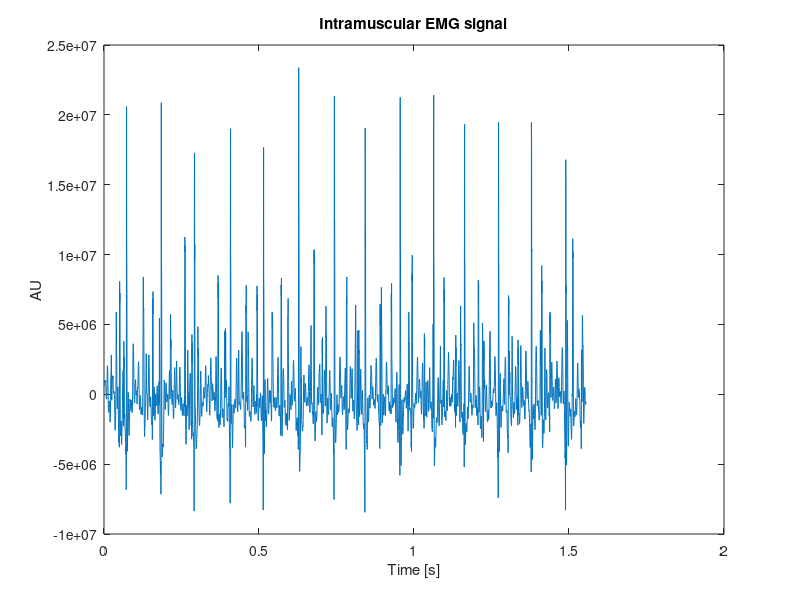
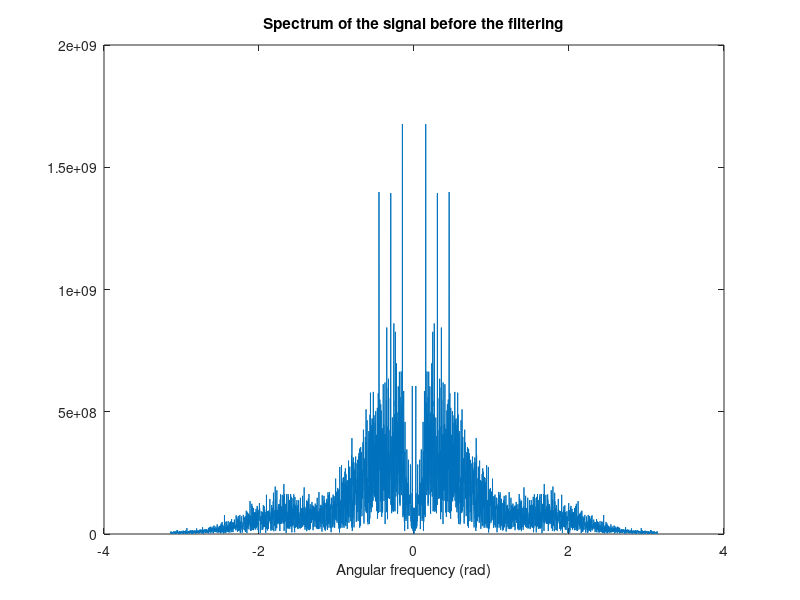
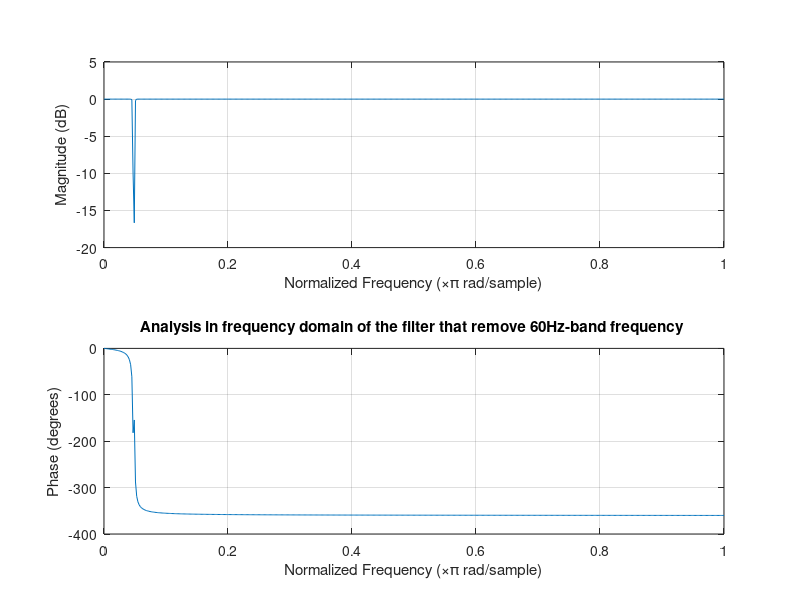
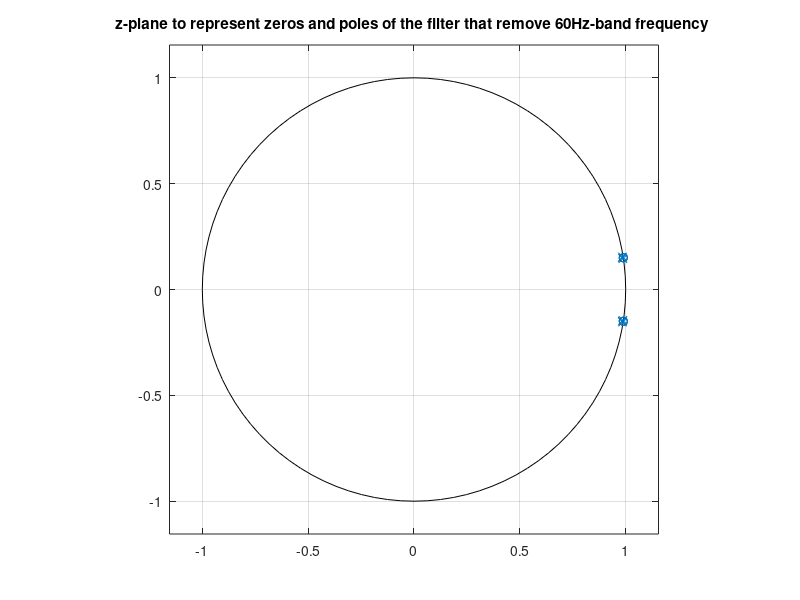

MATLAB code for these plots, in order:
% Sixth tutorial, Friday 23.11.2017.
close all; clear all; clc
 
load('EMG.mat'); % Load the EMG signal
L = length(EMG); % Duration of the signal in samples
 
Fs = 2500; % Sample frequency in Hz
t_ax = (1:L)/Fs; % Time axis of the signal in seconds
 
figure(1), plot(t_ax,EMG)
title('Intramuscular EMG signal')
xlabel('Time [s]')
ylabel('AU')
 
F_EMG = fftshift(fft(EMG)); % Find the DFT of the EMG 
f_ax = (-pi+pi/L:2*pi/L:pi-pi/L); % Frequency axis for the DFT

figure(2), plot(f_ax,abs(F_EMG));
xlabel('Angular frequency (rad)')
title('Spectrum of the signal before the filtering')
 
% Create band-stop filters to remove 60 Hz and harmonics
N = 3; % Filter order
band1 = [58 62];
[B1,A1] = butter(N,band1/(Fs/2),'stop'); % Generate filter coefficients
band2 = [118 122];
[B2,A2] = butter(N,band2/(Fs/2),'stop');
band3 = [178 182];
[B3,A3] = butter(N,band3/(Fs/2),'stop');

% Analyze the properties of the filter
H1 = tf(B1,A1,1/Fs,'variable','z^-1'); % Create transfer function object
[z,p,k] = tf2zp(B1,A1); % Calculate zeros and poles
figure(3), freqz(B1,A1);
title('Analysis in frequency domain of the filter that remove 60Hz-band frequency ')
figure(4), zplane(B1,A1);
title('z-plane to represent zeros and poles of the filter that remove 60Hz-band frequency ')
 
H2 = tf(B2,A2,1/Fs,'variable','z^-1'); % Create transfer function object
[z,p,k] = tf2zp(B2,A2); % Calculate zeros and poles
figure(5), freqz(B2,A2);
title('Analysis in frequency domain of the filter that remove 120Hz-band frequency ')
figure(6), zplane(B2,A2);
title('z-plane to represent zeros and poles of the filter that remove 120Hz-band frequency ')

H1 = tf(B3,A3,1/Fs,'variable','z^-1'); % Create transfer function object
[z,p,k] = tf2zp(B3,A3); % Calculate zeros and poles
figure(7), freqz(B3,A3);
title('Analysis in frequency domain of the filter that remove 180Hz-band frequency ')
figure(8), zplane(B3,A3);
title('z-plane to represent zeros and poles of the filter that remove 180Hz-band frequency ')

% Filter the signal
figure(9), hold on, plot(t_ax,EMG,'b'); %original signal
 
EMG_f = filter(B1,A1,EMG);
figure(9), hold on, plot(t_ax,EMG_f,'r');
 
EMG_f2 = filter(B2,A2,EMG_f);
figure(9), hold on, plot(t_ax,EMG_f2,'b');

EMG_f3 = filter(B3,A3,EMG_f2);
figure(9), hold on, plot(t_ax,EMG_f3,'g');

hold off;

% DFT of the filtered signal
F_EMG_f = fftshift(fft(EMG_f));
F_EMG_f2 = fftshift(fft(EMG_f2));
F_EMG_f3 = fftshift(fft(EMG_f3));

figure(10), plot(f_ax,abs(F_EMG_f3));
xlabel('Angular frequency (rad)')
title('Spectrum of the signal after the filtering')
